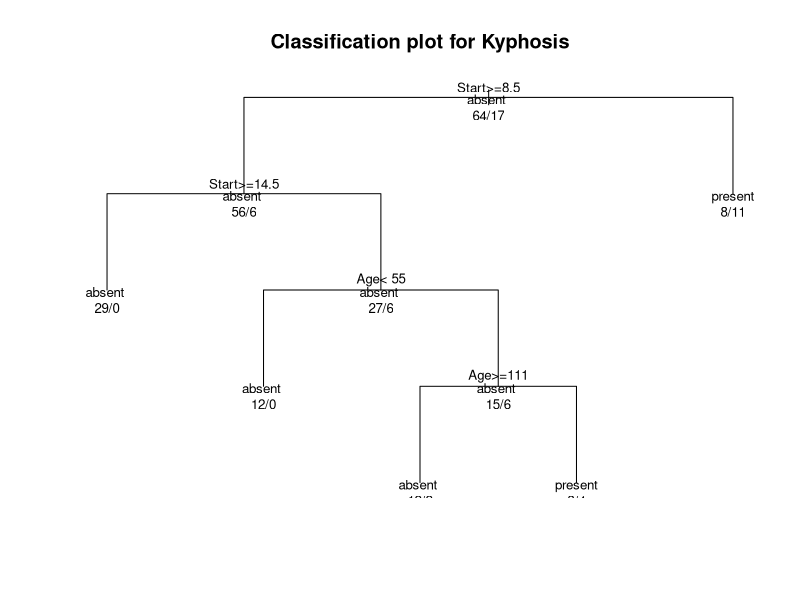

Source code (R):
# Author: Kameron Carter Date: 9/23/25 Purpose: Test decision trees in R

install.packages("rpart")
library(rpart)

#Load some dummy dataset
kyphosis <- kyphosis

#Create a decision tree
fit <- rpart(Kyphosis ~ Age + Number + Start, method="class", data= kyphosis)

#Plot the result
plot(fit, main="Classification plot for Kyphosis", uniform=TRUE)
text(fit, use.n=TRUE, all=TRUE, cex=.8)